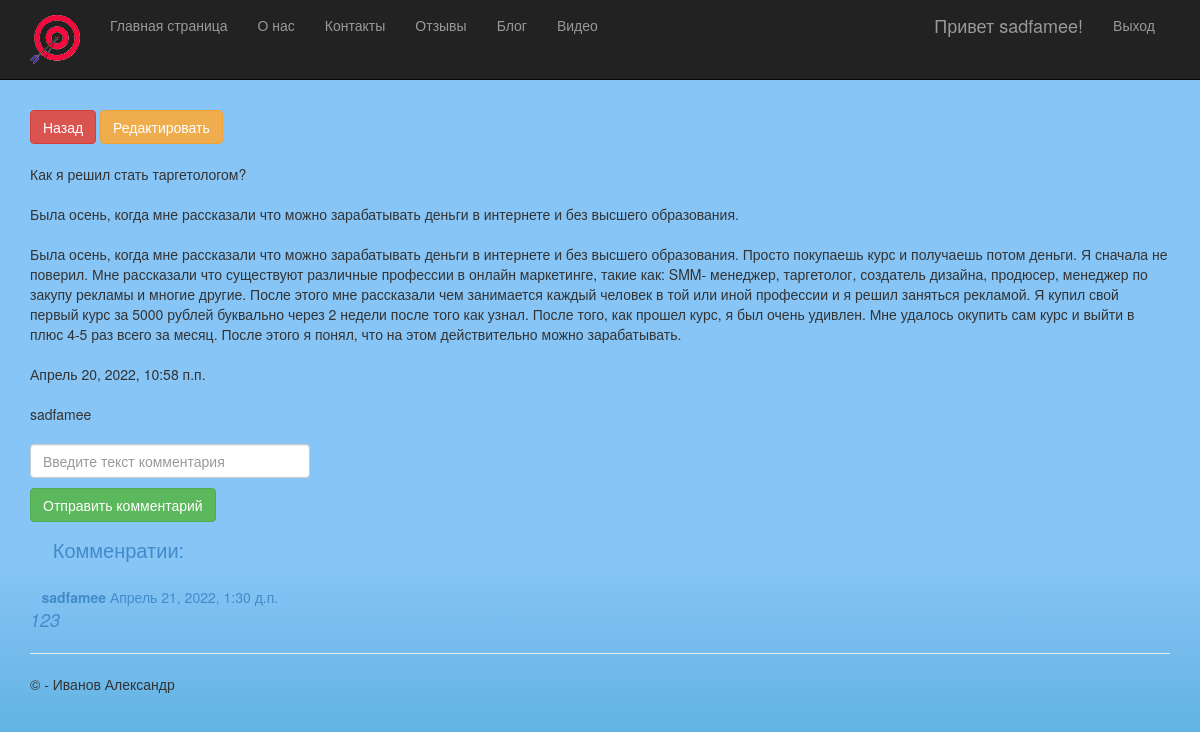
/2/ (signed in), run on the app's committed database.
### app/models.py (models this page shows, shortened)
class Blog(models.Model):
    title = models.CharField(max_length = 80, unique_for_date = "posted", verbose_name = "Заголовок")
    description = models.TextField(verbose_name = "Краткое описание")
    content = models.TextField(verbose_name = "Полное содержание")
    posted = models.DateTimeField(default = datetime.now(), db_index = True, verbose_name = "Опубликована")
    author = models.ForeignKey(User, null=True, blank=True, on_delete = models.SET_NULL, verbose_name = "Автор")
    image = models.ImageField(upload_to='images/', default = 'images.jpg', verbose_name = "Путь к картинке")

class Comment(models.Model):
    text = models.TextField(max_length=500)
    posted = models.DateTimeField(default=datetime.now(), verbose_name="Time published")
    author = models.ForeignKey(User, null=True, blank=True, on_delete=models.SET_NULL, verbose_name="Автор")
    post = models.ForeignKey(Blog, on_delete=models.CASCADE)

### app/views.py (the view, shortened to what this page needs)
# urls.py: path('<int:Blog_id>/', views.detals, name='detals' ),
def detals(request, Blog_id):
    comments = Comment.objects.order_by('-posted')
    blog = Blog.objects.get(pk=Blog_id)
    form = CommentForm()
    return render(request, 'app/detals.html', {'blog': blog,
                                'comments': comments,
                                'form': form
                                 })

### app/forms.py
class CommentForm(ModelForm):
    class Meta:
        model = Comment
        fields = ['text',]
    def __init__(self, *args, **kwargs):
        super(CommentForm, self).__init__(*args, **kwargs)
        self.fields['text'].help_text = ''
        self.fields['text'].label = ''
        self.fields['text'].widget = forms.TextInput(attrs={'class': 'form-control', 'placeholder': 'Введите текст комментария'})

### app/templates/app/detals.html (shortened to what this page needs)
﻿{% extends "app/layout.html" %}
{% load static %}
{% block content %}
<a class="btn btn-danger" href="{% url 'blogs' %}">Назад</a>
{% if user.is_superuser %}
<a class="btn btn-warning" onclick="document.location='redakt'"">Редактировать</a>
{% endif %}
<br>
<br />
{{ blog.title }}
<br>
<br />
{{ blog.description }}
<br>
<br />
{{ blog.content }}
<br>
<br />
{{ blog.posted }}
<br>
<br />
{{ blog.author }}
<br>
<br />
{% if user.is_authenticated %}
<form method="POST">
    {{form.as_p}}
    <button type="submit" class="btn btn-success"> Отправить комментарий </button>
</form>
<div class="put_com" style="display: flex; justify-content: space-between; width: 96%; margin-left: 2%; margin-bottom: 2%;">
    <a style="font-size: 20px">Комменратии:</a>
</div>
{% else %}
<h3> Для добавления своего комментария, пожалуйста, авторизуйтесь. </h3>
{% endif %}
{% if comments %}
{% for comment in comments %}
{% if comment in blog.comment_set.all %}
<div class="block_com">
    <a style="margin: 1% 2% 0 1%;"><strong> {{ comment.author }}</strong> {{ comment.posted }}</a>
    <a style="font-size: 18px; margin: 0 2% 1% 2%;"><i>{{ comment.text|linebreaks }}</i></a>
</div>
{% endif %}
{% endfor %}
{% else %}
<p style="margin-left: 2%;">Здесь пока нет комментариев.</p>
{% endif %}
{% endblock %}

### app/templates/app/loginpartial.html (shortened to what this page needs)
﻿{% if user.is_authenticated %}
<form id="logoutForm" action="/logout/" method="post" class="navbar-right">
    <ul class="nav navbar-nav navbar-right">
        <li><span class="navbar-brand">Привет {{ user.username }}!</span></li>
        <li><a href="javascript:document.getElementById('logoutForm').submit()">Выход</a></li>
    </ul>
</form>
{% else %}
<ul class="nav navbar-nav navbar-right">
    <li><a href="{% url 'login' %}">Вход</a></li>
    <li><a href="{% url 'registr' %}">Регистрация</a></li>
</ul>
{% endif %}

### app/static/app/content/site.css (style rules this page uses)
body { padding-top: 90px; padding-bottom: 20px; background: -webkit-linear-gradient(0deg, rgb(84, 172, 219), rgb(135, 197, 246) 30%); background: -moz-linear-gradient(0deg, rgb(84, 172, 219), rgb(135, 197, 246) 30%); background: linear-gradient(0deg, rgb(84, 172, 219), rgb(135, 197, 246) 30%); }
input, select, textarea { max-width: 280px; }

### data on the page
Blog: title "Как я решил стать таргетологом?", description "Была осень, когда мне рассказали что можно зарабатывать деньги в интернете и без высшего образования.", content "Была осень, когда мне рассказали что можно зарабатывать деньги в интернете и без высшего образования. Просто покупаешь курс и получаешь потом деньги. Я сначала не поверил. Мне рассказали что существуют различные профессии в онлайн маркетинге, такие как: SMM- менеджер, таргетолог, создатель дизайна, продюсер, менеджер по закупу рекламы и многие другие. После этого мне рассказали чем занимается каждый человек в той или иной профессии и я решил заняться рекламой. Я купил свой первый курс за 5000 рублей буквально через 2 недели после того как узнал. После того, как прошел курс, я был очень удивлен. Мне удалось окупить сам курс и выйти в плюс 4-5 раз всего за месяц. После этого я понял, что на…", posted "Апрель 20, 2022, 10:58 п.п.", author "sadfamee"
Comment: author "sadfamee", posted "Апрель 21, 2022, 1:30 д.п.", text "123"

### other printed values
{{ user.username }} "sadfamee"
